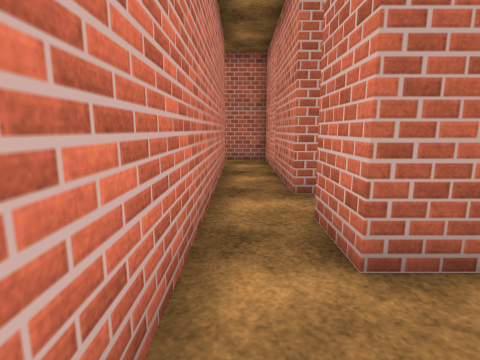
view 1 (above)

16 first-person views from a walk through a scene from a Unity 3-D project. The camera is 1.2 m above the floor, tilts 10° down and sees 80° across. The floor is counted in squares, 1 m on a side. Each view is taken from the middle of a square. On the plan, view 1 faces up. The plan holds only what a view shows up to about 13 squares ahead; the rest is blank. The place goes on beyond the plan. Some animated figures are not drawn. Surface patterns are stand-ins for the level's own textures.

view 2
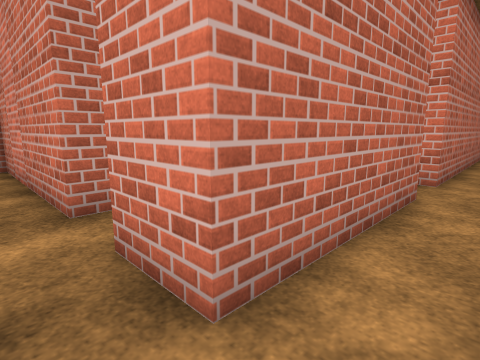

view 3
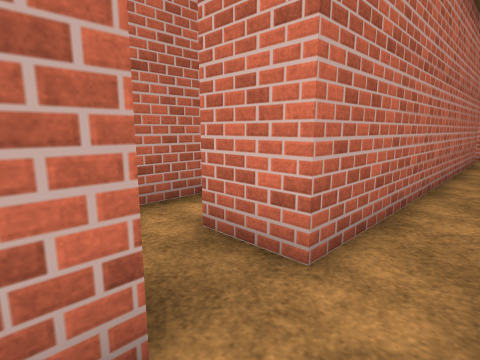

view 4
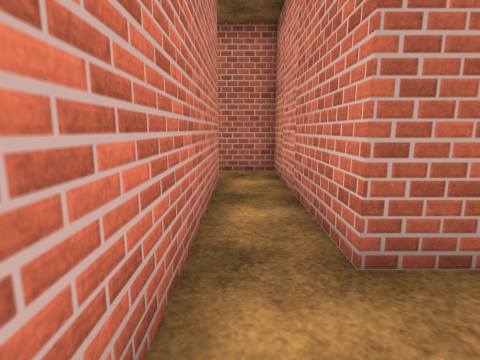

view 5
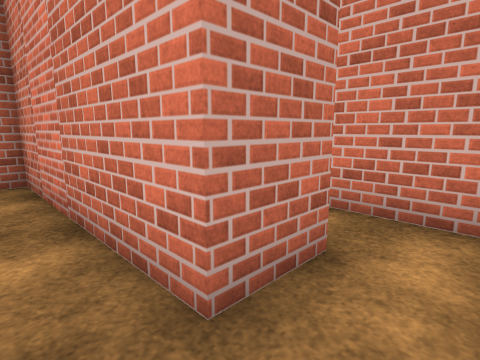

view 6
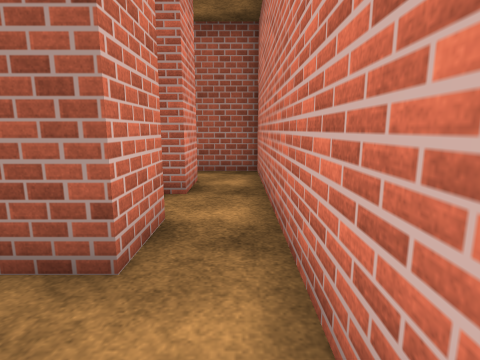

view 7
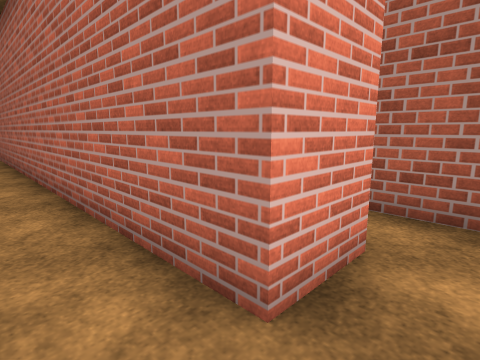

view 8
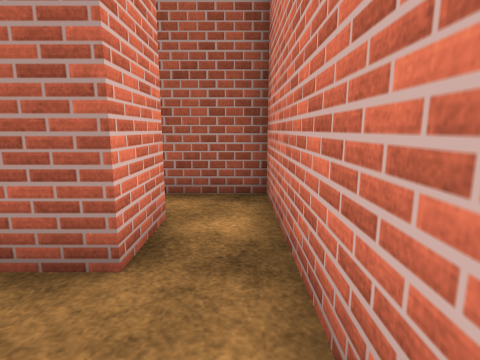

view 9
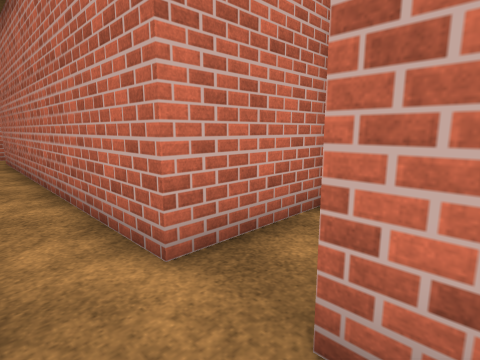

view 10
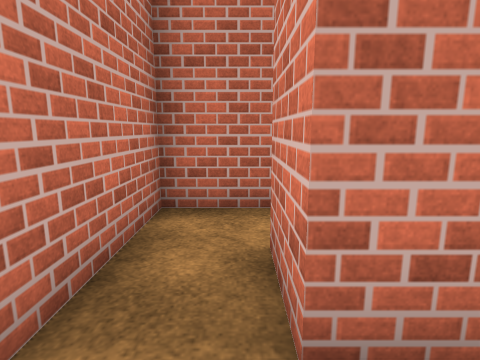

view 11
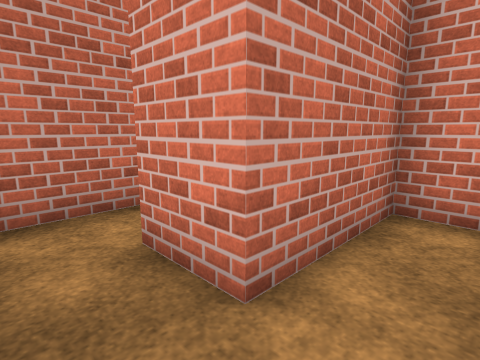

view 12
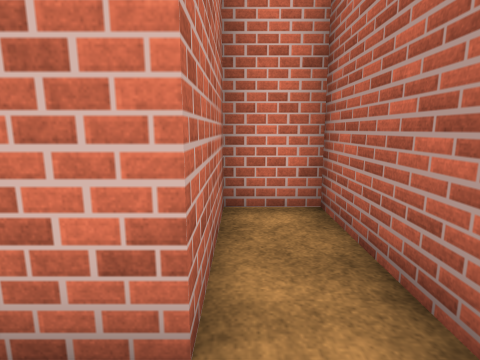

view 13
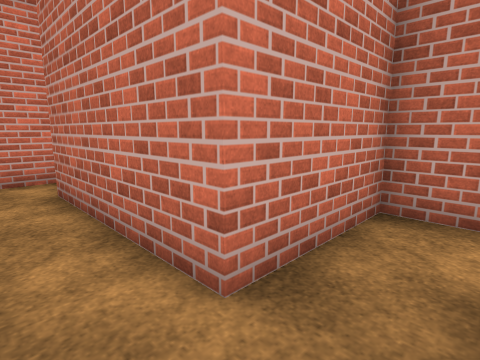

view 14
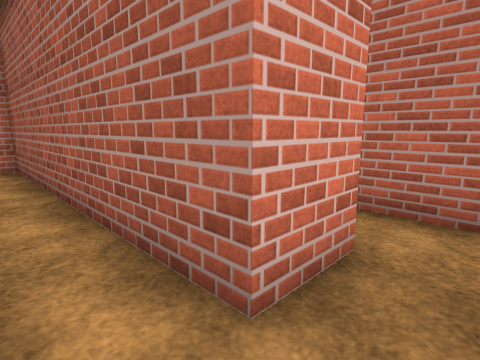

view 15
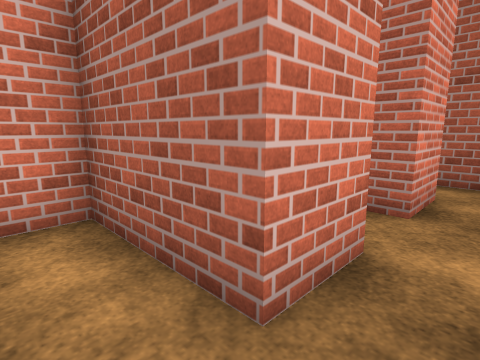

view 16
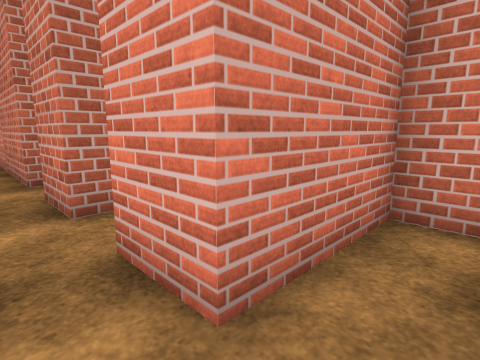

### Floor plan
Points are (right, up) in squares from view 1. A wall is a line through its corners. A room is listed if a view was taken in it or the views show most of it. See-through windows are left out.
Room 1 (views 1, 2, 3, 4, 5, 7, 8, 9, 10, 11, 12, 13)
walls: (5.6, 5.3) (5.6, 2.3) (1, 2.3) (1, 3.8); (17.8, 2.3) (7.1, 2.3) (7.1, 3.8); (1, -0.8) (1, 0.7) (13.9, 0.7); (19.4, 0.7) (22.4, 0.7) (22.4, 2.3) (19.3, 2.3); (-0.5, 4.4) (-0.5, -2.3)
ways out: opening at (0, 3.5) to room 2; opening at (6.5, 3.5) to room 3; opening at (0, -0.5) to room 4; opening at (19, 3.5)
Room 2 (views 6, 15)
walls: (-0.5, 9.9) (-0.5, 4.4); (1, 5.3) (1, 11.4) (-0.6, 11.4)
ways out: opening at (0, 3.5) to room 1; opening at (1.5, 5) to room 5; opening at (-1.5, 11)
Room 3 (view 14)
walls: (8.4, 5.3) (5.6, 5.3); (7.1, 3.8) (16.3, 3.8)
ways out: opening at (6.5, 3.5) to room 1
Room 4 (view 16)
walls: (-0.5, -2.3) (0.4, -2.3)
ways out: opening at (0, -0.5) to room 1; opening at (1.5, -2)
Room 5 (no view inside)
walls: (2.6, 5.3) (1, 5.3); (1, 3.8) (4.1, 3.8) (4.1, 6.1)
ways out: opening at (1.5, 5) to room 2; opening at (3, 6.5)

Positions as (right, up) in squares from view 1, and headings:
1: (0, 0), facing up
2: (0, 1), facing up-right
3: (5, 1), facing up-right
4: (0, 3), facing up
5: (0, 4), facing up-right
6: (0, 6), facing down
7: (0, 2), facing down-right
8: (0, 3), facing down
9: (20, 1), facing up-left
10: (19, 1), facing up
11: (18, 1), facing up-right
12: (18, 2), facing right
13: (7, 1), facing up-left
14: (6, 5), facing down-right
15: (0, 5), facing down-right
16: (0, -2), facing up-right
